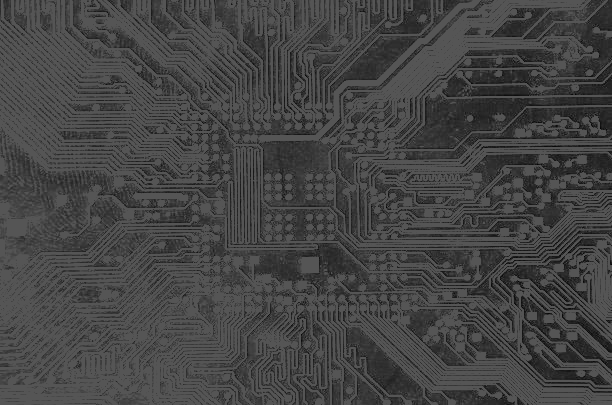
%> input picture edge_detection/circuit.tif, 612 x 405 px
$ octave canny.m   (GNU Octave 9; MATLAB toolbox functions it lacks are replaced by stand-ins)
%> lines starting %> are read from the running program, lines starting %| are printed output that depends on the picture
% Canny
% step1: Soomth the image with a Guassian filter
% step2: Calculate the magnitude and direction of gradient using finite
% difference of first-order partial derivate
% step3: Non-maximal suppression of gradient magnitude
% step4: Detect and link edge using double threshold algorithm

im = imread('circuit.tif');
%> im is the input picture: size 405x612 uint8; min 1, max 85, mean 68.4
im_canny = edge(im,'Canny',0.3);
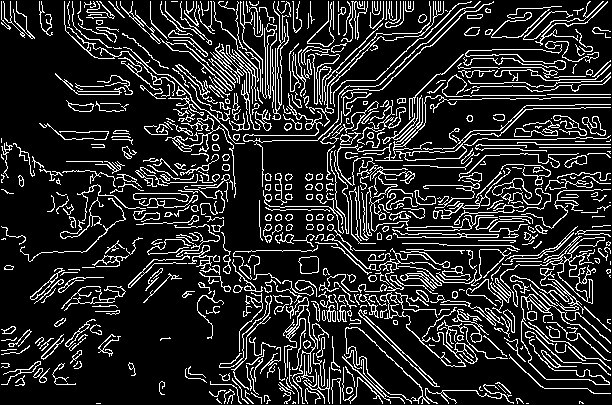
%> im_canny: size 405x612 logical; 16.1% white in thin lines or dots
im_p=edge(im,'Prewitt');
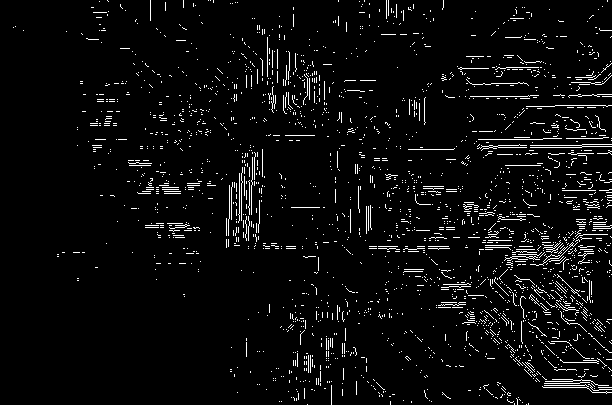
%> im_p: size 405x612 logical; 4.4% white in thin lines or dots
im_s=edge(im,'Sobel');
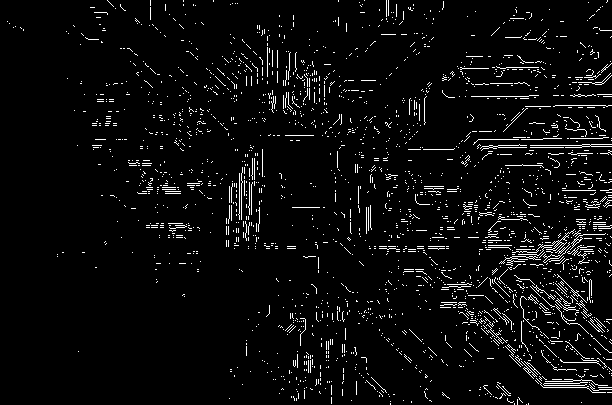
%> im_s: size 405x612 logical; 4.5% white in thin lines or dots

subplot(2,2,1), imshow(im),title('original_img');
subplot(2,2,2), imshow(im_canny),title('Canny');
subplot(2,2,3), imshow(im_p),title('prewitt');
subplot(2,2,4), imshow(im_s),title('sobel');
